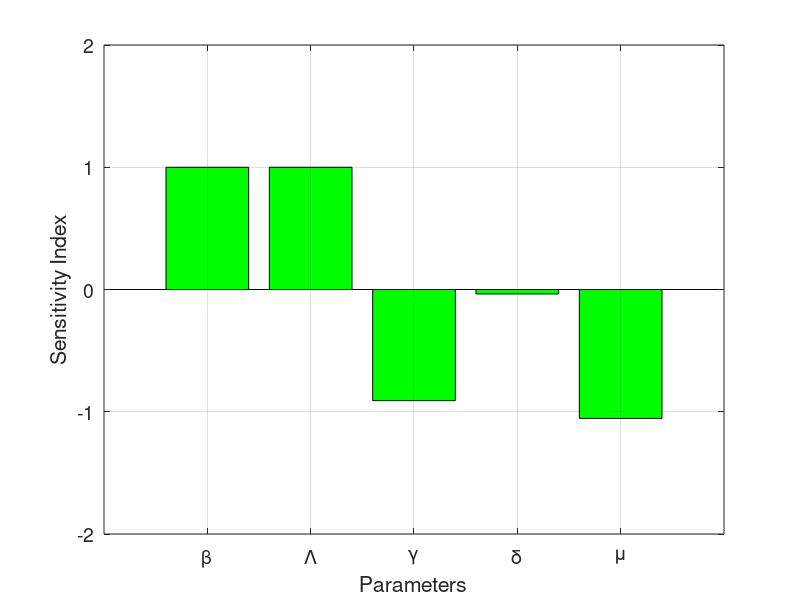

The MATLAB script that drew this image:
% Define parameter values
gamma_val = 0.2;  
delta_val = 0.008;  
mu_val = 0.012;     

% Define parameters and corresponding sensitivity values
parameters = {'\beta', '\Lambda', '\gamma', '\delta', '\mu'};
sensitivity_values = [1, 1, -gamma_val/(delta_val + gamma_val + mu_val), ...
                      -(delta_val)/(delta_val + gamma_val + mu_val), ...
                      -(delta_val + gamma_val + 2*mu_val)/(delta_val + gamma_val + mu_val)];  

% Fix scaling issue
max_sensitivity = max(abs(sensitivity_values));
if max_sensitivity > 1.5
    scaling_factor = 1.5 / max_sensitivity;
    sensitivity_values = sensitivity_values * scaling_factor;
end

% Create a bar plot with green color
figure;
bar(sensitivity_values, 'FaceColor', [0 1 0]); 
set(gca, 'XTickLabel', parameters, 'FontSize', 14);
ylabel('Sensitivity Index');
xlabel('Parameters');
% title('Sensitivity Indices of R0 with Respect to Parameters');
ylim([-2 2]); % Set y-axis limits
grid on;
